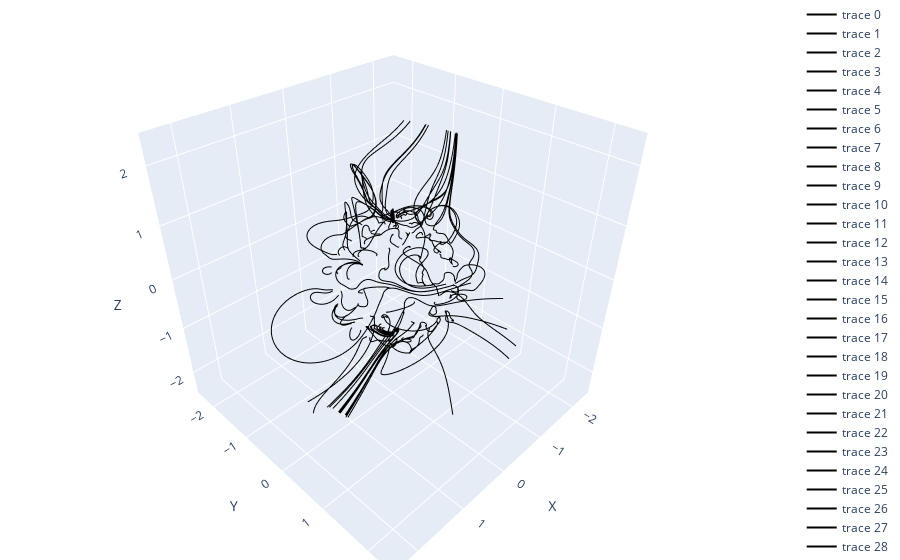

The notebook cell this image was saved under:
### Code cell
sh = visualization_tools.SHVisualizer(G, H)
sh.visualize_field_lines()
